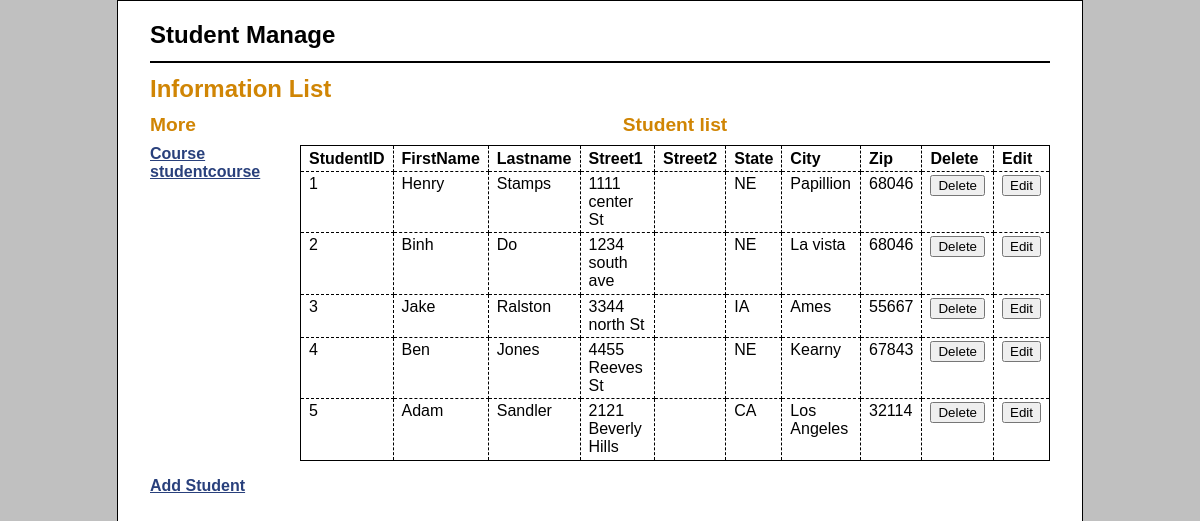
The page / on the database its author committed.
### tables this page shows
CREATE TABLE `Students` (
`studentID` int,
`s_fname` varchar(25),
`s_lname` varchar(25),
`street1` varchar(25),
`street2` varchar(25),
`states` varchar(25),
`city` varchar(25),
`zip` int,
CONSTRAINT Students_PK PRIMARY KEY (studentID)
);

### index.php (the view, shortened to what this page needs)
<?php
require('db.php');
try{
 $qry = 'SELECT * from Students ORDER by StudentID;';
 $statement = $db->prepare($qry);
 $statement->execute();
 $result = $statement->fetchAll();
}
catch(PDOException $e) {
        include('db_error.php');
    exit();
}
?>
<!DOCTYPE html>
<html>
<head>
    <link rel="stylesheet" type="text/css" href="main.css" />
</head>
<body>
<header><h1>Student  Manage</h1></header>
<main>
    <h1>Information List</h1>
    <aside>
        <h2>More</h2>
        <nav>
        <ul>
        <li><a href="course.php"> Course </a>
           <a href="studentcourse.php">studentcourse </a></li>
        </ul>
        </nav>
</aside>
        <h2 class="head">Student list </h2>
        <table>
            <tr>
                <th>StudentID</th>
                <th>FirstName</th>
                <th class="right">Lastname</th>
                <th>Street1</th>
                <th>Street2</th>
                <th>State</th>
                <th>City</th>
                <th>Zip</th>
                <th>Delete</th>
                <th>Edit</th>
            </tr>
            <?php foreach($result as $r) : ?>
    <tr>
        <td><?php echo $r['studentID']; ?></td>
        <td><?php echo $r['s_fname']; ?></td>
        <td><?php echo $r['s_lname']; ?></td>
        <td><?php echo $r['street1']; ?></td>
        <td><?php echo $r['street2']; ?></td>
        <td ><?php echo $r['states']; ?></td>
        <td ><?php echo $r['city']; ?></td>
        <td ><?php echo $r['zip'] ?></td>
        <td><form action="delete_student.php" method="get">
                    <input type="submit" value="Delete">
                </form></td>
                <td><form action="edit_form.php" method="get">
                    <input type="submit" value="Edit">
                </form></td>
</tr>
<?php endforeach; ?>
    </table>
    <p><a href="add_student_form.php">Add Student</a></p>
    </main>
</body>
</html>

### main.css (style rules this page uses)
html { background-color: rgb(192, 192, 192); }
body { margin-top: 0; font-family: Arial, Helvetica, sans-serif; width: 900px; margin: 0 auto; background-color: white; border: 1px solid black; padding: .5em 2em; height: 760px; }
header { margin: 0; border-bottom: 2px solid black; }
header h1 { margin: 0; padding: .5em 0; color: black; }
main { margin: 0; }
aside { float: left; width: 150px; }
nav ul { list-style-type: none; margin-left: 0; padding-left: 0; }
nav ul li { padding-bottom: 0.5em; }
h1 { font-size: 150%; margin: 0; padding: .5em 0 .25em; }
h2 { font-size: 120%; margin: 0; padding: .25em 0 .5em; }
h1, h2 { color: rgb(208, 133, 4); }
ul { margin: 0 0 1em 0; padding: 0 0 0 2.5em; }
li { margin: 0; padding: 0; }
a { color: rgb(41, 64, 124); font-weight: bold; }
table { border: 1px solid black; border-collapse: collapse; }
td, th { border: 1px dashed black; padding: .2em .5em .2em .5em; vertical-align: top; text-align: left; }
form { margin: 0; }
.right { text-align: right; }
.head { text-align: center; }

### rows shown on the page
students: studentID "1", s_fname "Henry", s_lname "Stamps", street1 "1111 center St", states "NE", city "Papillion", zip "68046"
students: studentID "2", s_fname "Binh", s_lname "Do", street1 "1234 south ave", states "NE", city "La vista", zip "68046"
students: studentID "3", s_fname "Jake", s_lname "Ralston", street1 "3344 north St", states "IA", city "Ames", zip "55667"
students: studentID "4", s_fname "Ben", s_lname "Jones", street1 "4455 Reeves St", states "NE", city "Kearny", zip "67843"
students: studentID "5", s_fname "Adam", s_lname "Sandler", street1 "2121 Beverly Hills", states "CA", city "Los Angeles", zip "32114"
